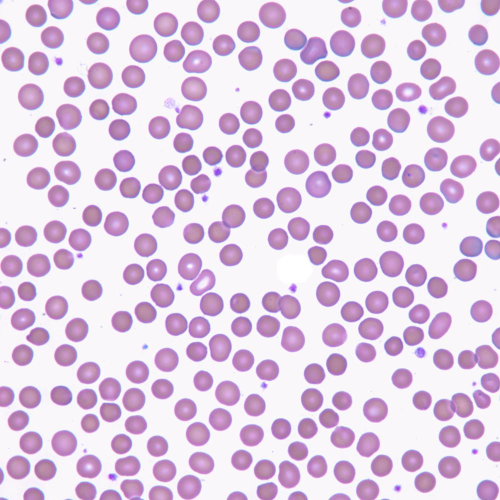
#> input picture 1.jpg, 1000 x 1000 px, found by its file name (shown at 1/2 size)
$ python main.py
#> lines starting #> are read from the running program, lines starting #| are printed output that depends on the picture; after the words box and inside, x2 and y2 are one past the last pixel; in counts of white or black regions, pixels touching at a corner belong together
import cv2
import numpy


kernel = numpy.ones((5, 5), numpy.uint8)
x = cv2.imread("G:\\Python-projects\\python openCV\\section 3\\1.jpg", 1)
#> x is the input picture: shape (1000, 1000, 3); mean B, G, R 226.7, 203.2, 223.6
# print(x.sape)
x = cv2.resize(x, (700, 700))
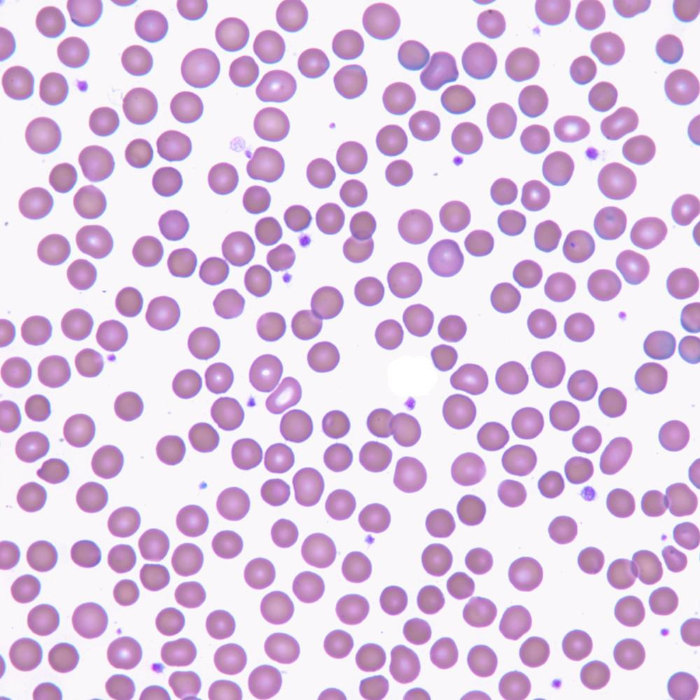
#> x: shape (700, 700, 3); mean B, G, R 226.7, 203.1, 223.6
xgray = cv2.cvtColor(x,cv2.COLOR_BGR2GRAY)
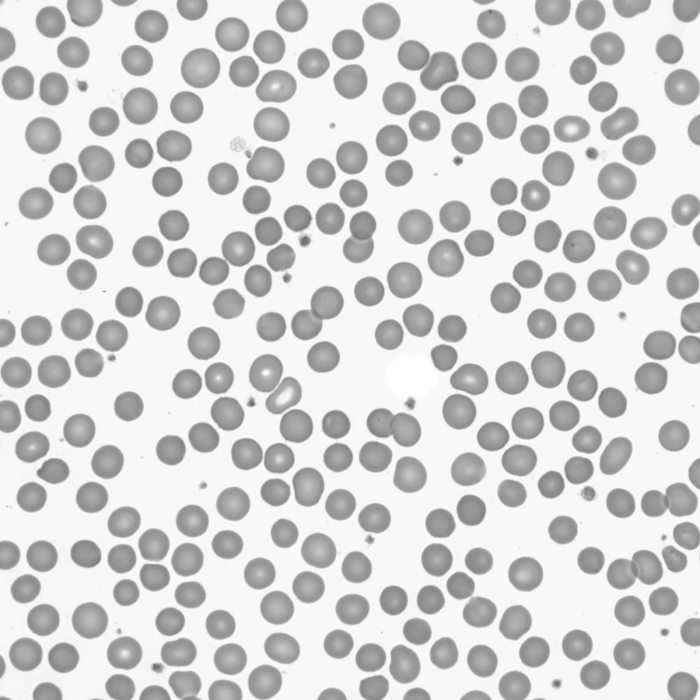
#> xgray: shape (700, 700); min 99, max 255, mean 211.9
xinv = cv2.bitwise_not(xgray)
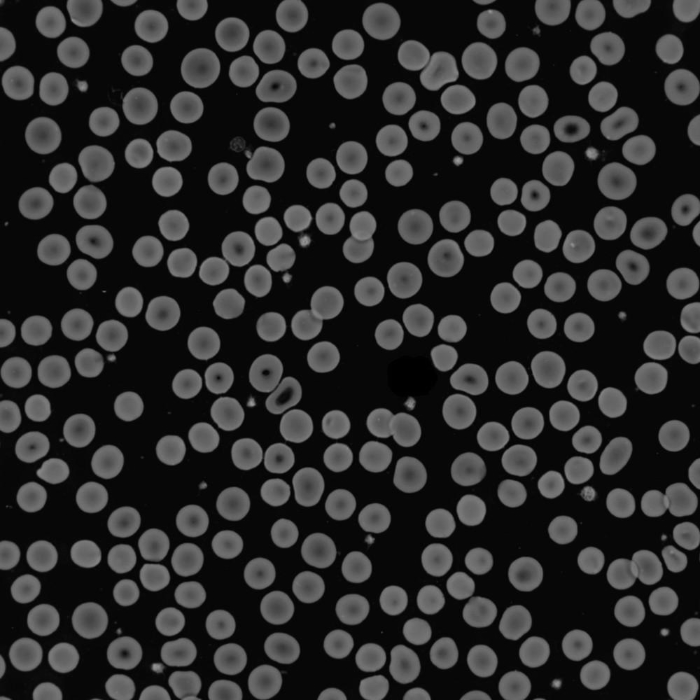
#> xinv: shape (700, 700); min 0, max 156, mean 43.1
no = cv2.blur(xinv, (3,3))
no2 = cv2.blur(no, (3,3))
er = cv2.erode(no2, kernel, iterations=3)
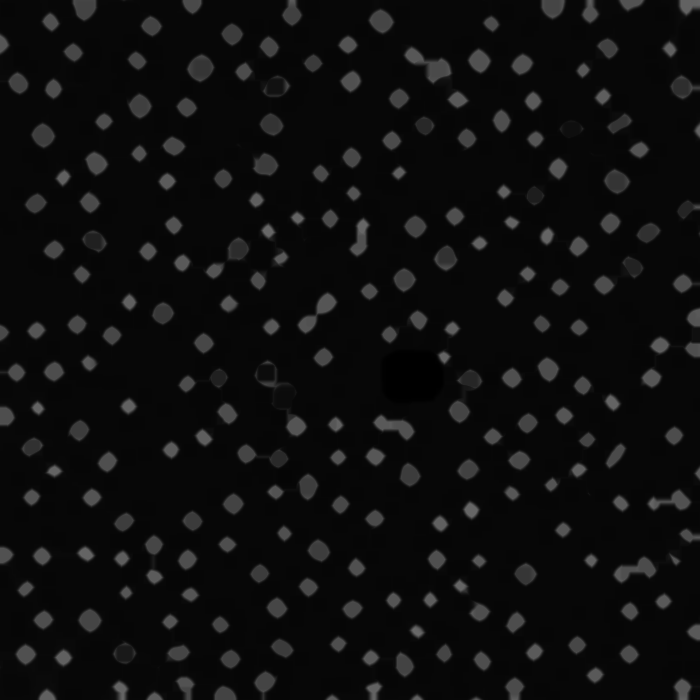
#> er: shape (700, 700); min 0, max 105, mean 14.3
di = cv2.dilate(er, kernel, iterations=3)
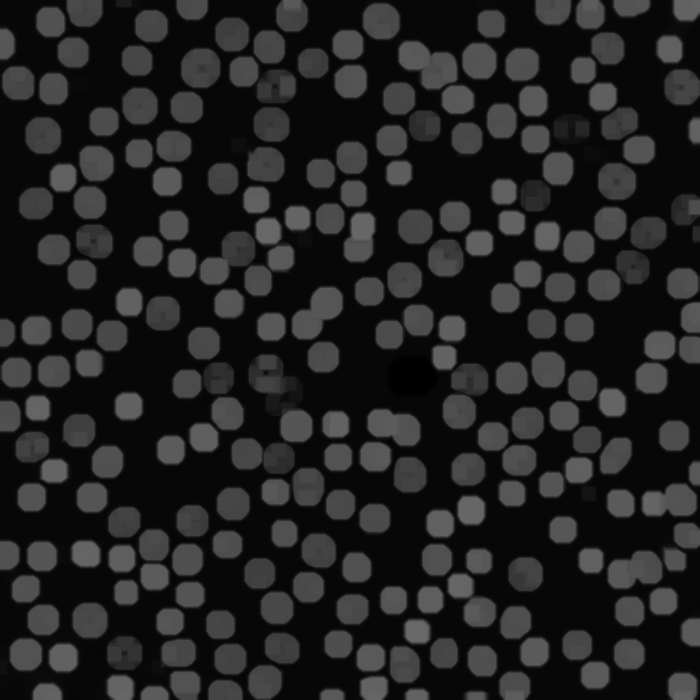
#> di: shape (700, 700); min 0, max 105, mean 34.5
_,th = cv2.threshold(no2, 60, 255, cv2.THRESH_BINARY)
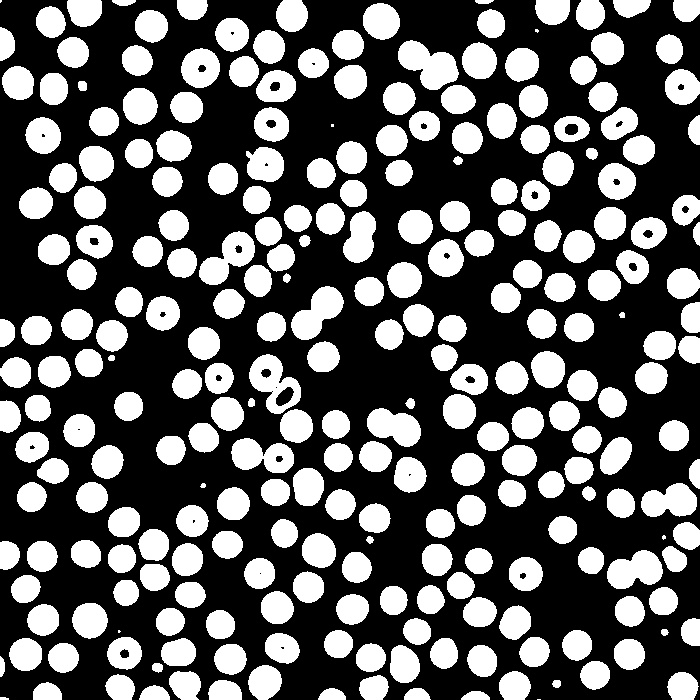
#> th: shape (700, 700); 37.3% white; 265 white regions (6 under 20 px)
#ca = cv2.Canny(di,100,255)
counto,tree = cv2.findContours(th, cv2.RETR_TREE, cv2.CHAIN_APPROX_SIMPLE)
#> counto = 300 contours, 19 with area under 20; largest, box (x1, y1, x2, y2) and area: (249, 354, 301, 414) 1775, (398, 40, 459, 90) 1724, (199, 231, 255, 285) 1506, (291, 286, 344, 340) 1500, (231, 438, 294, 473) 1444; tree = 300 rows, first 6: [1, -1, -1, -1], [2, 0, -1, -1], [3, 1, -1, -1], [4, 2, -1, -1], [5, 3, -1, -1], [6, 4, -1, -1]

c=0
for i in range(0,len(counto)):
    if(cv2.contourArea(counto[i])>400):
        x=cv2.drawContours(x,counto, i, (0, 0, 255), 2)

        cv2.imshow("output",x)
        cv2.waitKey(10)
        c = c + 1
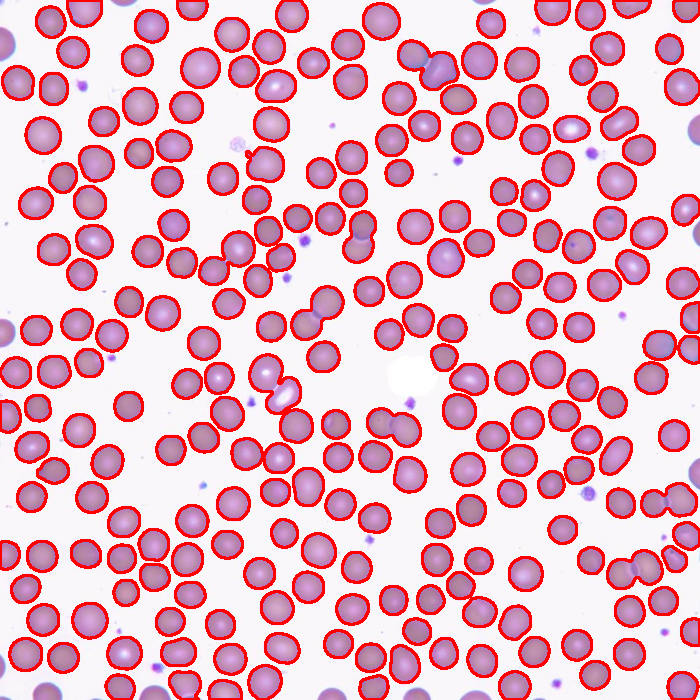
#> x: shape (700, 700, 3); 15.6% of pixels changed, all inside (x1, y1, x2, y2) = (0, 0, 700, 700)
#> after the loop, c = 230


print(" Real count of cells : ", c)
#|  Real count of cells :  230

cv2.imshow("final_output",x)
cv2.waitKey(0)
